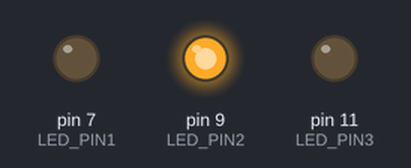
Bench run of a sketch on a simulated Arduino Uno, built with avr-gcc and run on an emulated ATmega328P. Shown: output pins drawn as LEDs (lit = HIGH). Random numbers use the default seed unless the sketch sets one.

Above: at 0.24 s.
At 18.7 s:
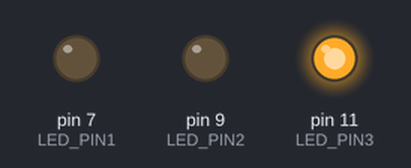
At 35.69 s:
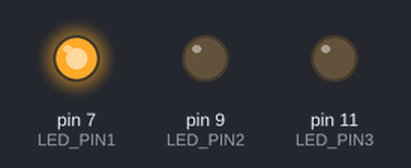
Timing chart, 0 to 40.0 s (numbered marks = the images above):
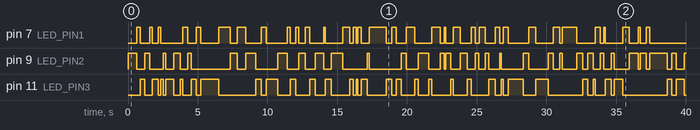

The sketch:

main.ino
```cpp
// C++ code
//
#define LED_PIN1 7
#define LED_PIN2 9
#define LED_PIN3 11

const int ledPins[3] = {LED_PIN1, LED_PIN2, LED_PIN3};

int randomPin;

void setup()
{
  randomSeed(analogRead(0));

  for (int i = 0; i < 3; i++) {
    pinMode(ledPins[i], OUTPUT);
  }
}

void loop()
{
  int randomTime = random(100, 500);
  int randomIndex = random(3);
  randomPin = ledPins[randomIndex];
  digitalWrite(randomPin, HIGH);
  delay(randomTime);
  digitalWrite(randomPin, LOW);
}
```

Measured:
- by itself, pin 7 (LED_PIN1): LOW → HIGH at 0.62 s, → LOW 0.28 s later, → HIGH 0.67 s later, → LOW 0.17 s later, … (66 changes in this stretch)
- by itself, pin 9 (LED_PIN2): LOW → HIGH at 0.00 s, → LOW 0.62 s later, → HIGH 0.58 s later, → LOW 0.37 s later, … (63 changes in this stretch)
- by itself, pin 11 (LED_PIN3): LOW → HIGH at 0.90 s, → LOW 0.30 s later, → HIGH 0.54 s later, → LOW 0.43 s later, … (62 changes in this stretch)
